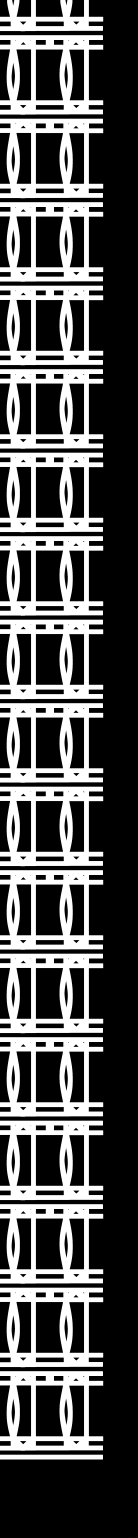
#> input picture img_dilation.png, 1100 x 12300 px (shown at 1/8 size)
$ python -i code.py   (imports and definitions only)
#> lines starting #> are read from the running program, lines starting #| are printed output that depends on the picture; after the words box and inside, x2 and y2 are one past the last pixel; in counts of white or black regions, pixels touching at a corner belong together
#> further down, picture is the input picture: shape (12300, 1100, 3); min 0, max 255, mean 83.6
from tkinter import Y
import cv2
import numpy as np
import matplotlib.pyplot as plt
import time
import glob

# Set up the detector with default parameters.
# [125 lines left out: functions contour_detector, circle_detection, generate_template_2, mask_generate, hole_blurring_2, not called in this run]

def detect_l(img):
   lis = []
   img = cv2.GaussianBlur(img,(3,3), 1)
   imgi = np.abs(255-img)
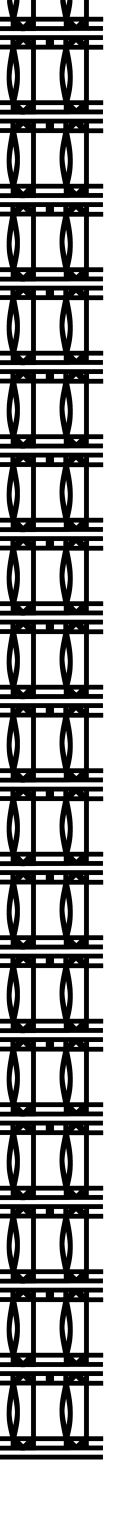
#> imgi: shape (12300, 1100, 3) (shown at 1/8 size); min 0, max 255, mean 171.4
   dst = cv2.Canny(imgi, 40, 70, L2gradient = False,  apertureSize = 3)
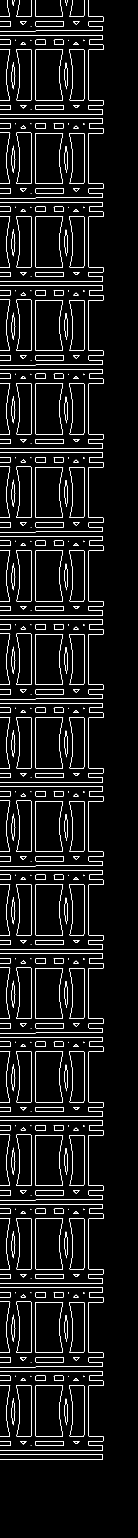
#> dst: shape (12300, 1100) (shown at 1/8 size); 1.3% white in thin lines or dots, all inside (x1, y1, x2, y2) = (0, 0, 826, 11676)
   lines = cv2.HoughLinesP(dst,1,np.pi/180,300,minLineLength=50,maxLineGap=80)
#> lines = 308 rows, first 6: [287, 11675, 287, 0], [248, 11675, 248, 0], [672, 3465, 672, 2918], [711, 5625, 711, 5073], [672, 10813, 672, 10266], [711, 11675, 711, 11085]
   try:
     if len(lines) > 0:
        for line in lines:
            x1,y1,x2,y2 = line[0]
            cv2.line(img,(x1,y1),(x2,y2),(0,255,0),2)
#> this loop made 308 passes
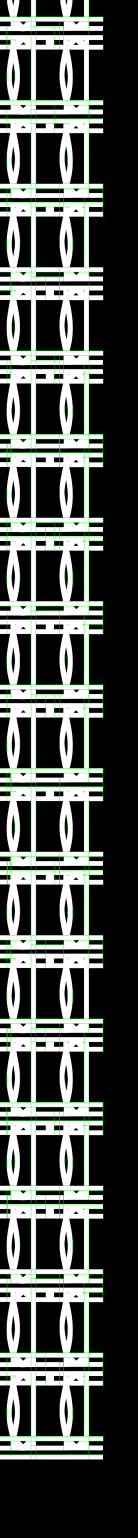
#> img: shape (12300, 1100, 3) (shown at 1/8 size); mean of channels 0, 1, 2 79.7, 86, 79.7; drawn as B, G, R
        #plt.figure(figsize = (5, 5))
        #plt.imshow(img, cmap = 'gray' )
        print("Streak Detected")
        return img
   except:
     print("No streak detected!")
     return []

time_sum=0
samples=7
count = 0
nd = 0
total_time = []
total_blurring = []
circle_detection_time = []
template_rescaling = []
generating_mask = []
template_pasting = []
line_detection_time = []
total_time_check = []

# [1 line not run here, left out]
# [1 line that did not run here, left out]
te_circle_x, te_circle_y = (400, 5686)

#blurred_img = cv2.imread("D:\Projects\TTPak\Code\\blurred_img.png")
dis = []
# [56 lines not run here, left out]

>>> import cv2
>>> picture = cv2.imread('img_dilation.png')
>>> result = detect_l(picture)

$ run again, on template (1).png
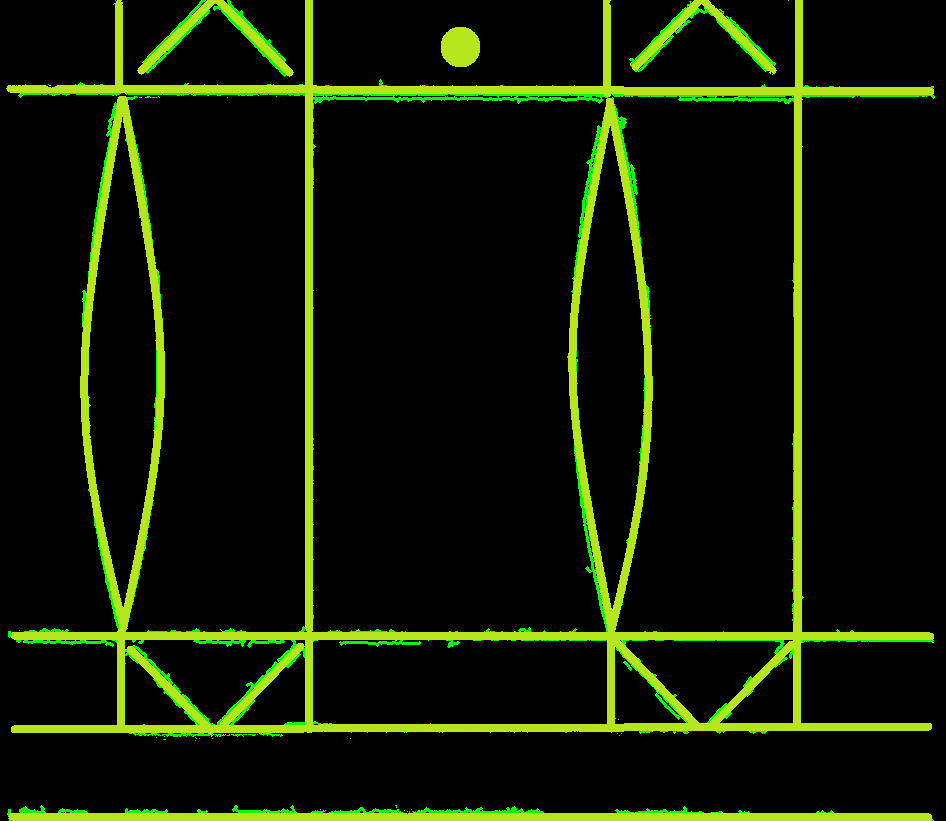
#> input picture template (1).png, 946 x 821 px
#> picture is the input picture: shape (821, 946, 3); mean B, G, R 2.6, 24.7, 16
#> in detect_l, `dst = cv2.Canny(imgi, 40, 70, L2gradient = False,  apertureSize = 3)`:
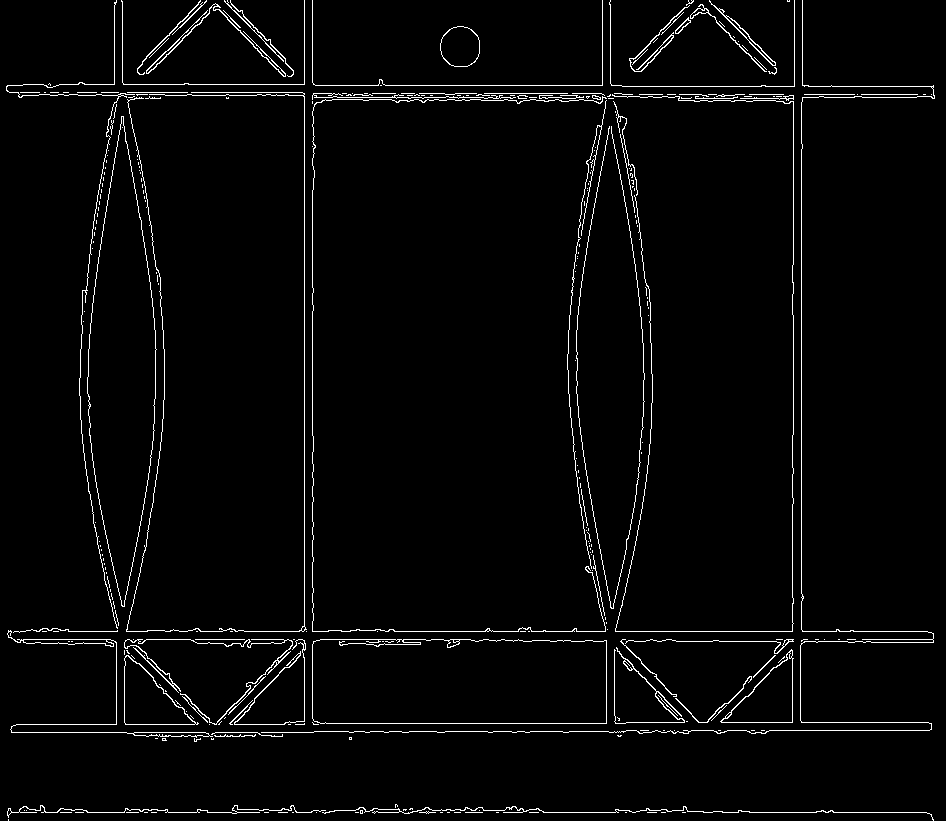
#> dst: shape (821, 946); 2.7% white in thin lines or dots
#> lines = 16 rows, first 6: [8, 631, 927, 631], [304, 812, 304, 0], [7, 812, 926, 812], [312, 811, 312, 0], [801, 730, 801, 102], [776, 639, 932, 639]
#> the loop in detect_l, `for line in lines:` made 16 passes
#> after the loop in detect_l, `for line in lines:`:
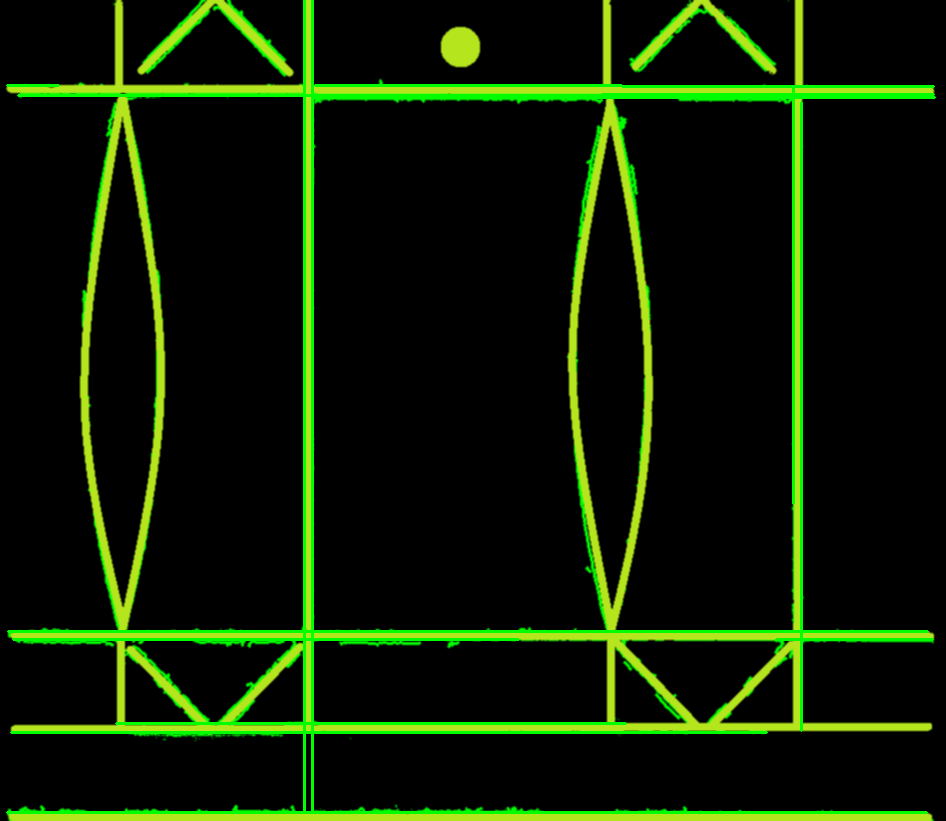
#> img: shape (821, 946, 3); mean of channels 0, 1, 2 2.2, 28.7, 13.6; drawn as B, G, R
